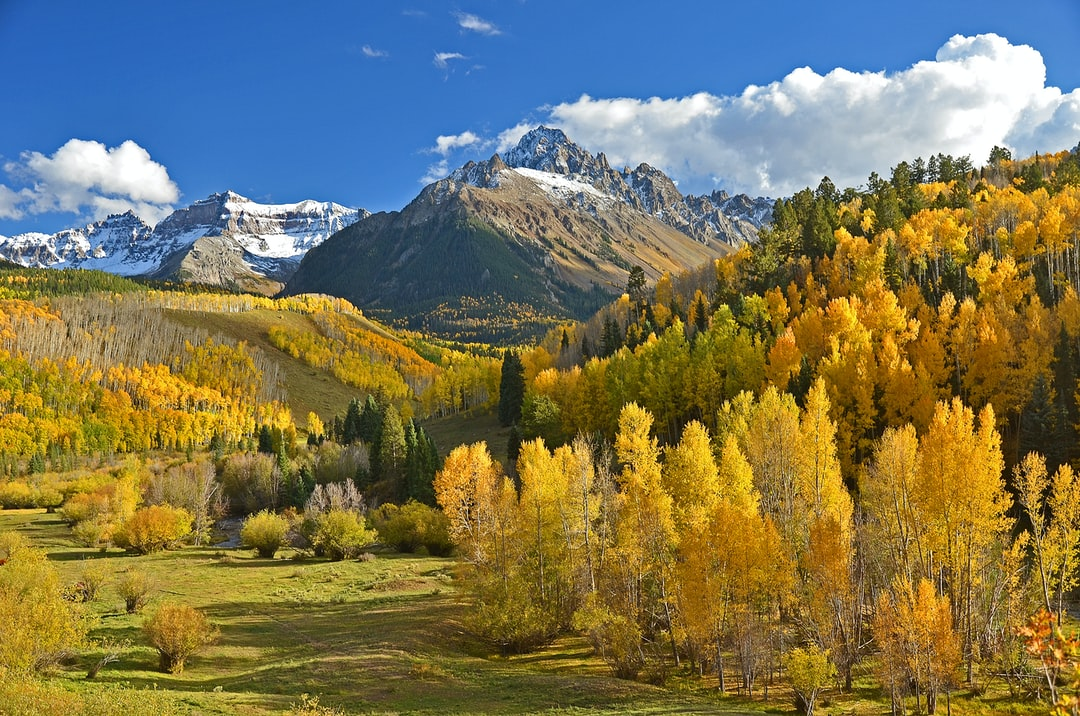
#> input picture images/AC.jpg, 1080 x 716 px
$ python edge_detection.py
#> lines starting #> are read from the running program, lines starting #| are printed output that depends on the picture
import cv2 as cv
import numpy as np

img = cv.imread('images/AC.jpg')
#> img is the input picture: shape (716, 1080, 3); mean B, G, R 87, 118.7, 123.1
cv.imshow('Original', img)

gray = cv.cvtColor(img, cv.COLOR_BGR2GRAY)
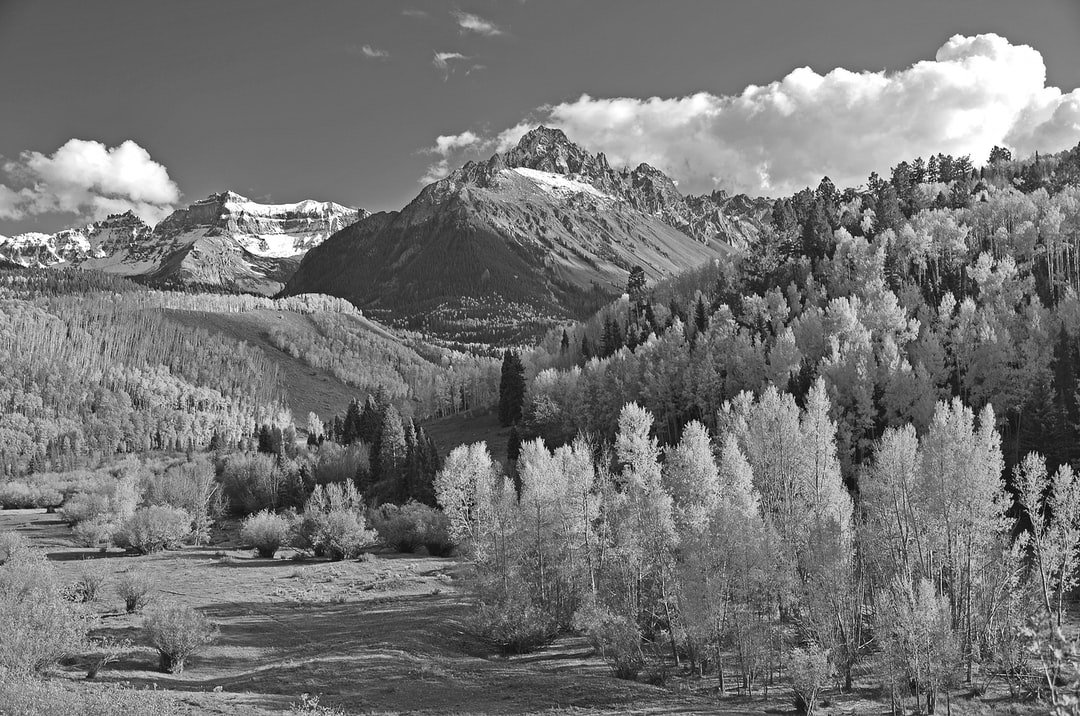
#> gray: shape (716, 1080); min 0, max 255, mean 116.4
cv.imshow('Gray', gray)

# Laplacian
lap = cv.Laplacian(gray, cv.CV_64F)
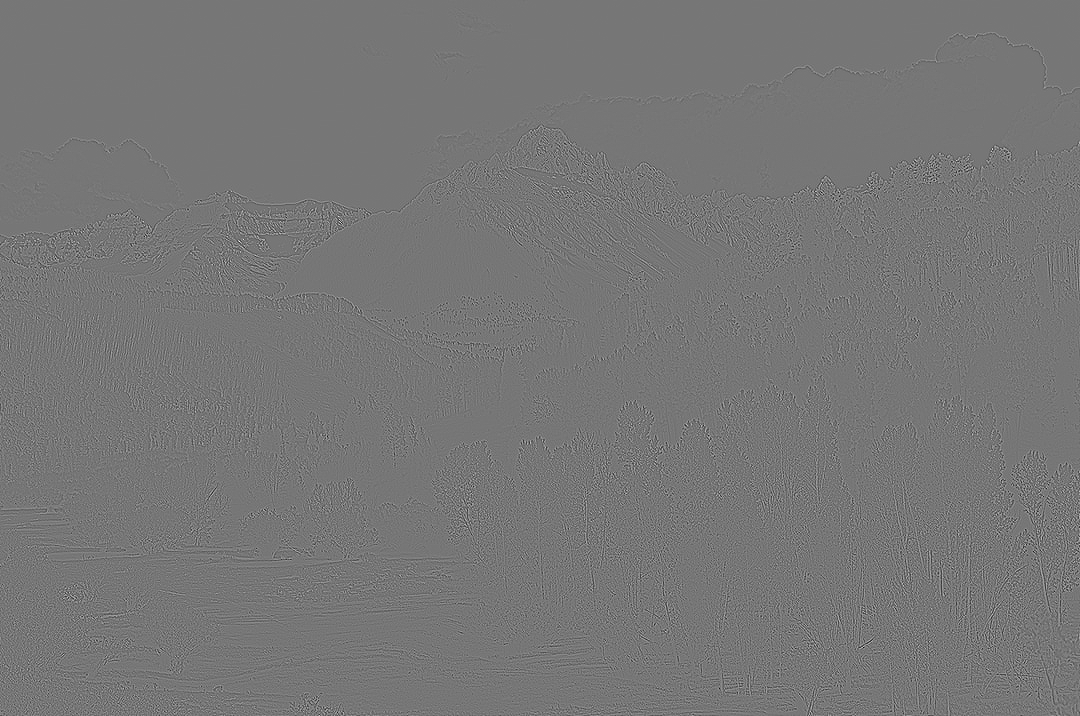
#> lap: shape (716, 1080) float64; min -604, max 693, mean 0; drawn with min black and max white
lap = np.uint8(np.absolute(lap))
cv.imshow('Laplacian', lap)

# Sobel
sobelx = cv.Sobel(gray, cv.CV_8U, 1, 0)
sobely = cv.Sobel(gray, cv.CV_8U, 0, 1)
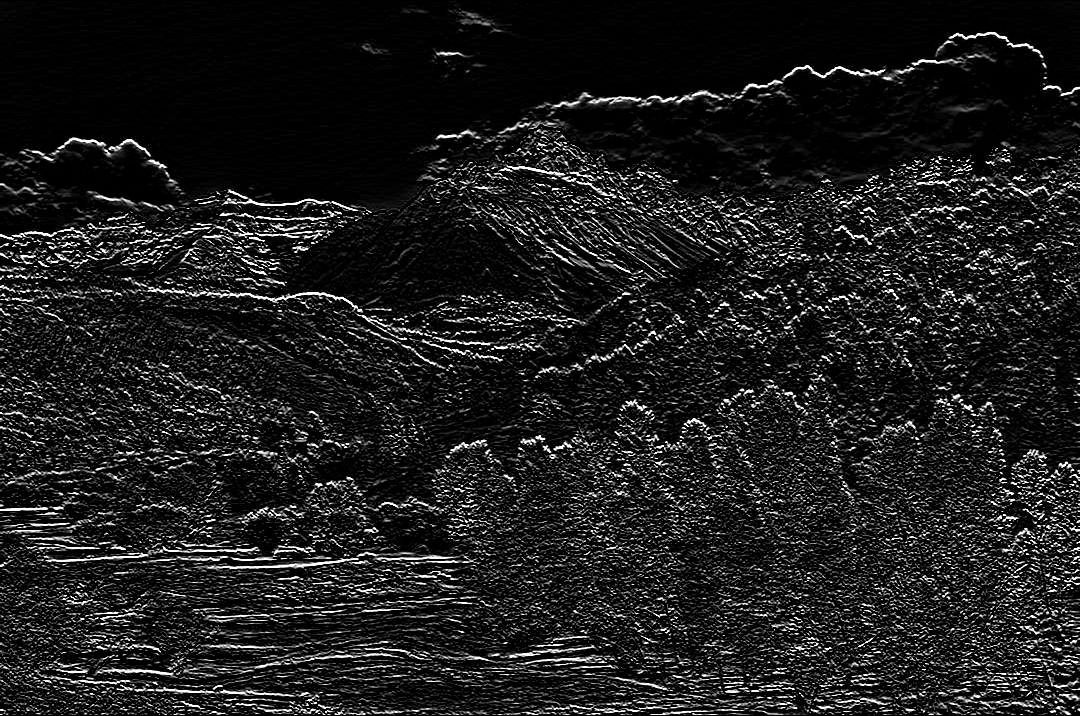
#> sobely: shape (716, 1080); min 0, max 255, mean 29
combined_sobel = cv.bitwise_or(sobelx, sobely)
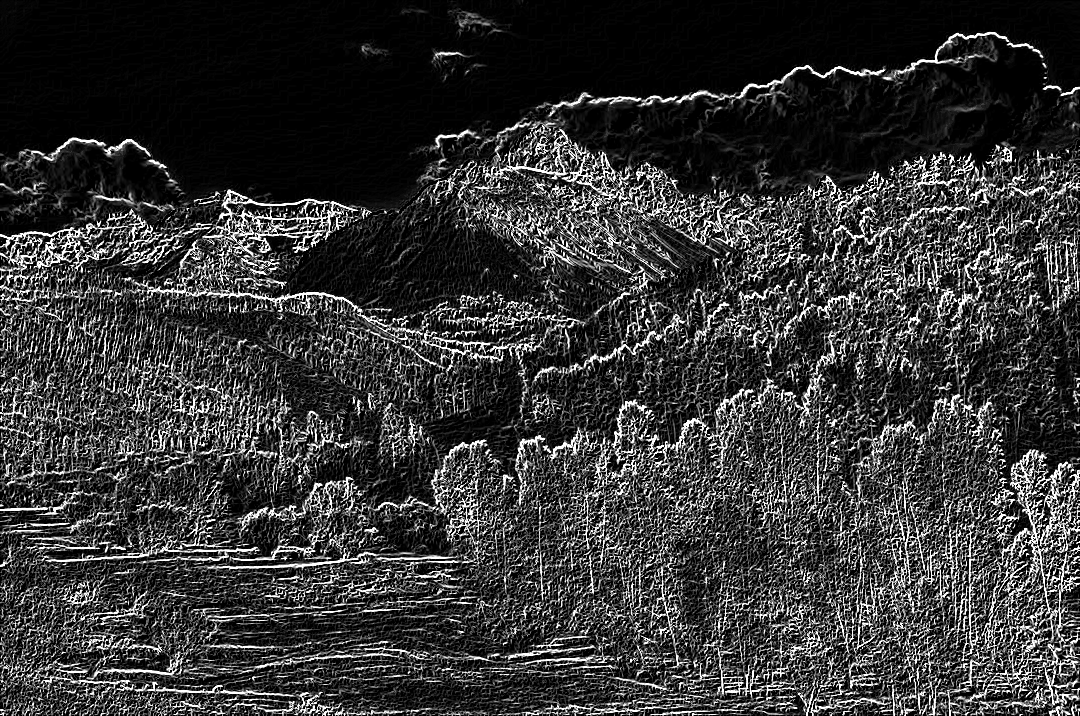
#> combined_sobel: shape (716, 1080); min 0, max 255, mean 54.2

cv.imshow('Sobel X', sobelx)
cv.imshow('Sobel Y', sobely)
cv.imshow('Combined Sobel', combined_sobel)

# Canny
canny = cv.Canny(gray, 150, 175)
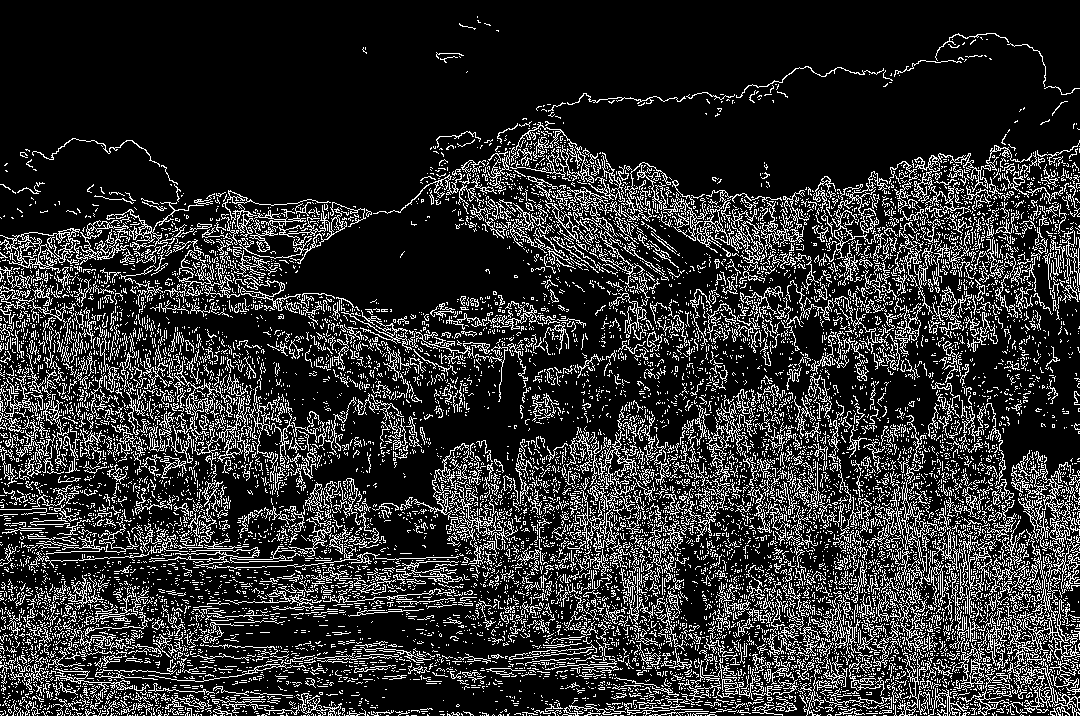
#> canny: shape (716, 1080); 18.1% white in thin lines or dots
cv.imshow('Canny', canny)

cv.waitKey(0)
